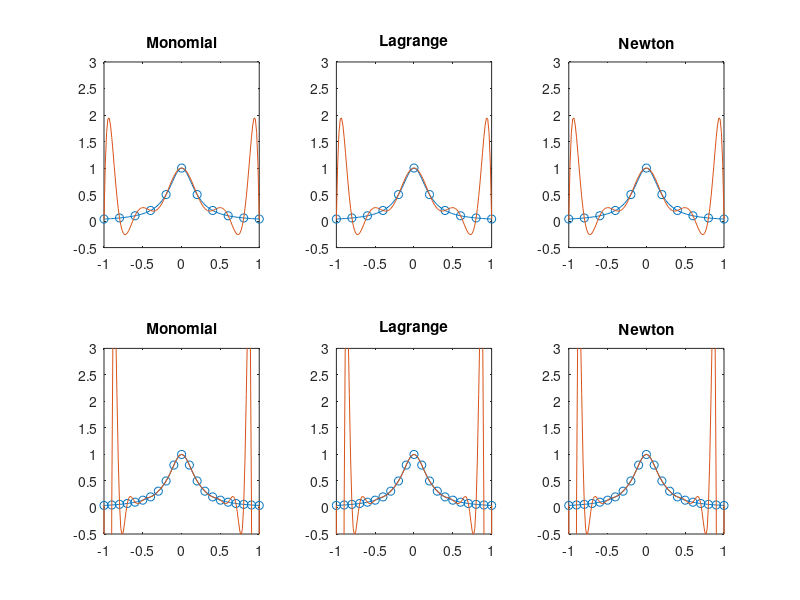

Write the MATLAB code that produced this figure. (Note: this script raises an error after producing the figure.)
clearvars -except list ind HWans

% f = (1+25*t^2)^(-1) on [-1,1]
% 1 monomial , 2 lagrange , 3 newton

time=zeros(2,6);
cnum=zeros(2,3);
coeff=zeros(2,3,20);

x10 = linspace(-1,1,121);
y10 = (1+25*(x10.^2)).^(-1);

x11 = linspace(-1,1,11);
y11 = (1+25*(x11.^2)).^(-1);

%monomial basis

tic
A11=zeros(11,11);

for a=0:10
    A11(:,a+1)=(x11.^a).';
end
tempt=toc;

cnum(1,1)=cond(A11);
tic
c=linsolve(A11,y11.');
time(1,1)=toc;

tic
y111=zeros(1,121);
for a=0:10
    y111=y111+c(a+1)*x10.^a;
end
tempt2=toc;
time(1,2)=tempt+time(1,1)+tempt2;

%lagrange
% l_j= prod i!=j (x-x_i)/(x_j-x_i)
cnum(1,2)=cond(eye(11));

tic
y112=zeros(1,121);
for a=1:11
    k=ones(1,121);
    for j=1:11
        if a~=j
            k=k.*(x10-x11(j))/(x11(a)-x11(j));
        end
    end
    y112=y112+y11(a)*k;
end
time(1,4)=toc;
%똑같은 그래프 나옴.

%newton

tic
A13=zeros(11,11);
B=zeros(11,11);
for i=1:11
    for j=1:11
        B(i,j)=x11(i)-x11(j); 
    end
end
%B_ij = x_i-x_j
%pi_j(x_i)=prod k=0 to j-1 (x_i-x_k)
A13(:,1)=ones(11,1);
for j=2:11
    A13(:,j)=A13(:,j-1).*B(:,j-1);
end
tempt=toc;

cnum(1,3)=cond(A13);

tic
c=linsolve(A13,y11.');
time(1,5)=toc;

tic
B=zeros(11,121);
B(1,:)=ones(1,121);
for i=1:10
    B(1+i,:)=B(i,:).*(x10-x11(i));
end
y113=zeros(1,121);
for i=1:11
    y113=y113+c(i)*B(i,:);
end
tempt2=toc;
time(1,6)=tempt+time(1,5)+tempt2;
%똑같은 그래프 나옴.

%order 20

x12 = linspace(-1,1,21);
y12 = (1+25*(x12.^2)).^(-1);

%monomial basis

tic
A21=zeros(21,21);

for a=0:20
    A21(:,a+1)=(x12.^a).';
end
tempt=toc;

cnum(2,1)=cond(A21);

tic
c=linsolve(A21,y12.');
time(2,1)=toc;

tic
y121=zeros(1,121);
for a=0:20
    y121=y121+c(a+1)*x10.^a;
end
tempt2=toc;
time(2,2)=tempt+time(2,1)+tempt2;

%lagrange
% l_j= prod i!=j (x-x_i)/(x_j-x_i)
cnum(2,2)=cond(eye(21));

tic
y122=zeros(1,121);
for a=1:21
    k=ones(1,121);
    for j=1:21
        if a~=j
            k=k.*(x10-x12(j))/(x12(a)-x12(j));
        end
    end
    y122=y122+y12(a)*k;
end
time(2,4)=toc;
%똑같은 그래프 나옴.

%newton

tic
A23=zeros(21,21);
B=zeros(21,21);
for i=1:21
    for j=1:21
        B(i,j)=x12(i)-x12(j); 
    end
end
%B_ij = x_i-x_j
%pi_j(x_i)=prod k=0 to j-1 (x_i-x_k)
A23(:,1)=ones(21,1);
for j=2:21
    A23(:,j)=A23(:,j-1).*B(:,j-1);
end
tempt=toc;

cnum(2,3)=cond(A23);

tic
c=linsolve(A23,y12.');
time(2,5)=toc;

tic
B=zeros(21,121);
B(1,:)=ones(1,121);
for i=1:20
    B(1+i,:)=B(i,:).*(x10-x12(i));
end
y123=zeros(1,121);
for i=1:21
    y123=y123+c(i)*B(i,:);
end
tempt2=toc;
time(2,6)=tempt+time(2,5)+tempt2;
%똑같은 그래프 나옴.

f1a=figure('Name','Figure : 1-a','NumberTitle','off');
figure(f1a);

subplot (2,3,1);
plot(x10,y10)
hold on
scatter(x11,y11)
plot(x10,y111)
axis ([-1 1 -0.5 3])
hold off
title('Monomial')

subplot (2,3,2);
plot(x10,y10)
hold on
scatter(x11,y11)
plot(x10,y112)
axis ([-1 1 -0.5 3])
hold off
title('Lagrange')

subplot (2,3,3);
plot(x10,y10)
hold on
scatter(x11,y11)
plot(x10,y113)
axis ([-1 1 -0.5 3])
hold off
title('Newton')


subplot (2,3,4);
plot(x10,y10)
hold on
scatter(x12,y12)
plot(x10,y121)
axis ([-1 1 -0.5 3])
hold off
title('Monomial')

subplot (2,3,5);
plot(x10,y10)
hold on
scatter(x12,y12)
plot(x10,y122)
axis ([-1 1 -0.5 3])
hold off
title('Lagrange')

subplot (2,3,6);
plot(x10,y10)
hold on
scatter(x12,y12)
plot(x10,y123)
axis ([-1 1 -0.5 3])
hold off
title('Newton')

Order=[10 20].';
SolvSysMono=time(:,1);
SolvSysLag=time(:,3);
SolvSysNew=time(:,5);
TotalMono=time(:,2);
TotalLag=time(:,4);
TotalNew=time(:,6);

T11=table(Order,SolvSysMono,SolvSysLag,SolvSysNew,TotalMono,TotalLag,TotalNew)

condMono=cnum(:,1);
condLag=cnum(:,2);
condNew=cnum(:,3);
T12=table(Order,condMono,condLag,condNew)


